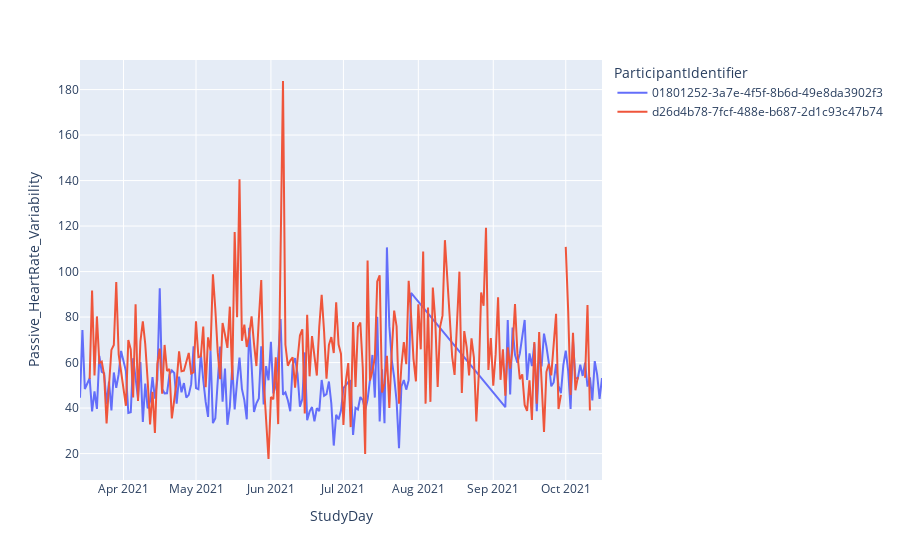

The cell this chart's notebook holds for it:
### Code cell
fig = px.line(df, x="StudyDay", y="Passive_HeartRate_Variability", color='ParticipantIdentifier')
fig.show()

### Figure 1 — Plotly figure (JSON) as saved in the notebook; plotly's stock layout.template omitted (floating-point values rounded to 4 significant figures; data arrays with more than 128 entries replaced by an {"elided": "..."} marker saying what was removed)
{"data": [{"hovertemplate": "ParticipantIdentifier=01801252-3a7e-4f5f-8b6d-49e8da3902f3<br>StudyDay=%{x}<br>Passive_HeartRate_Variability=%{y}<extra></extra>", "legendgroup": "01801252-3a7e-4f5f-8b6d-49e8da3902f3", "line": {"color": "#636efa", "dash": "solid"}, "mode": "lines", "name": "01801252-3a7e-4f5f-8b6d-49e8da3902f3", "orientation": "v", "showlegend": true, "type": "scatter", "x": {"elided": "179 str values"}, "xaxis": "x", "y": {"elided": "179 float values"}, "yaxis": "y"}, {"hovertemplate": "ParticipantIdentifier=d26d4b78-7fcf-488e-b687-2d1c93c47b74<br>StudyDay=%{x}<br>Passive_HeartRate_Variability=%{y}<extra></extra>", "legendgroup": "d26d4b78-7fcf-488e-b687-2d1c93c47b74", "line": {"color": "#EF553B", "dash": "solid"}, "mode": "lines", "name": "d26d4b78-7fcf-488e-b687-2d1c93c47b74", "orientation": "v", "showlegend": true, "type": "scatter", "x": {"elided": "204 str values"}, "xaxis": "x", "y": {"elided": "204 float values"}, "yaxis": "y"}], "layout": {"autosize": true, "legend": {"title": {"text": "ParticipantIdentifier"}, "tracegroupgap": 0}, "margin": {"t": 60}, "xaxis": {"anchor": "y", "autorange": true, "domain": [0, 1], "range": ["2021-03-14", "2021-10-16"], "title": {"text": "StudyDay"}, "type": "date"}, "yaxis": {"anchor": "x", "autorange": true, "domain": [0, 1], "range": [8.382, 193.0], "title": {"text": "Passive_HeartRate_Variability"}, "type": "linear"}}}
